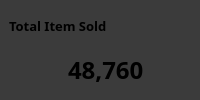
                <widget class="QWidget" name="widget_2" native="true">
                 <property name="minimumSize">
                  <size>
                   <width>170</width>
                   <height>90</height>
                  </size>
                 </property>
                 <property name="styleSheet">
                  <string notr="true">background-color: #3B3B3B;
border-radius:10px;
</string>
                 </property>
                 <layout class="QVBoxLayout" name="verticalLayout_33">
                  <property name="leftMargin">
                   <number>0</number>
                  </property>
                  <property name="topMargin">
                   <number>0</number>
                  </property>
                  <property name="bottomMargin">
                   <number>9</number>
                  </property>
                  <item>
                   <widget class="QWidget" name="widget_17" native="true">
                    <property name="minimumSize">
                     <size>
                      <width>0</width>
                      <height>25</height>
                     </size>
                    </property>
                    <layout class="QVBoxLayout" name="verticalLayout_34">
                     <property name="bottomMargin">
                      <number>0</number>
                     </property>
                     <item>
                      <widget class="QLabel" name="label_22">
                       <property name="font">
                        <font>
                         <family>Poppins SemiBold</family>
                         <pointsize>10</pointsize>
                         <bold>true</bold>
                        </font>
                       </property>
                       <property name="text">
                        <string>Total Item Sold</string>
                       </property>
                      </widget>
                     </item>
                    </layout>
                   </widget>
                  </item>
                  <item>
                   <widget class="QWidget" name="widget_74" native="true">
                    <property name="minimumSize">
                     <size>
                      <width>0</width>
                      <height>25</height>
                     </size>
                    </property>
                    <layout class="QHBoxLayout" name="horizontalLayout_31">
                     <property name="leftMargin">
                      <number>12</number>
                     </property>
                     <property name="topMargin">
                      <number>0</number>
                     </property>
                     <property name="rightMargin">
                      <number>0</number>
                     </property>
                     <property name="bottomMargin">
                      <number>0</number>
                     </property>
                     <item>
                      <widget class="QPushButton" name="pushButton_3">
                       <property name="minimumSize">
                        <size>
                         <width>30</width>
                         <height>30</height>
                        </size>
                       </property>
                       <property name="maximumSize">
                        <size>
                         <width>50</width>
                         <height>16777215</height>
                        </size>
                       </property>
                       <property name="text">
                        <string/>
                       </property>
                       <property name="icon">
                        <iconset>
                         <normaloff>:/iCons/icons/icons8-total-sales-100.png</normaloff>:/iCons/icons/icons8-total-sales-100.png</iconset>
                       </property>
                       <property name="iconSize">
                        <size>
                         <width>50</width>
                         <height>50</height>
                        </size>
                       </property>
                       <property name="checkable">
                        <bool>true</bool>
                       </property>
                      </widget>
                     </item>
                     <item>
                      <widget class="QLabel" name="label_8">
                       <property name="font">
                        <font>
                         <family>Poppins Black</family>
                         <pointsize>18</pointsize>
                         <bold>true</bold>
                        </font>
                       </property>
                       <property name="text">
                        <string>48,760</string>
                       </property>
                      </widget>
                     </item>
                    </layout>
                   </widget>
                  </item>
                 </layout>
                </widget>
